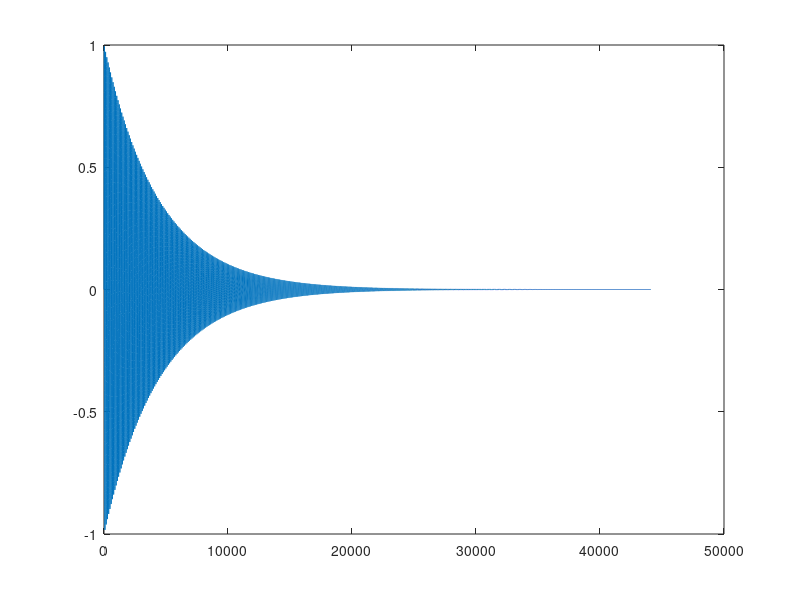

Reproduce this figure in MATLAB. (Note: this script raises an error after producing the figure.)
clc; close all; clear all;
f = 440;
fs = 44100;
T = 1.5;
t = linspace(0,T,fs*T);
tone = sin(2*pi*f*linspace(0,1,fs));
bell = exp(-linspace(0,1,length(tone))/0.1);
tone = tone.*bell;
plot(tone)

start = randi([0,length(t)-length(tone)]);
sound = rand([1,length(t)])/1000;
sound(start:start+fs-1) = tone;
% figure
tic
[S,F,T,P] = spectrogram(sound,2048,2048-32,2048,fs,'yaxis'); 
toc
% soundsc(sound,fs);

